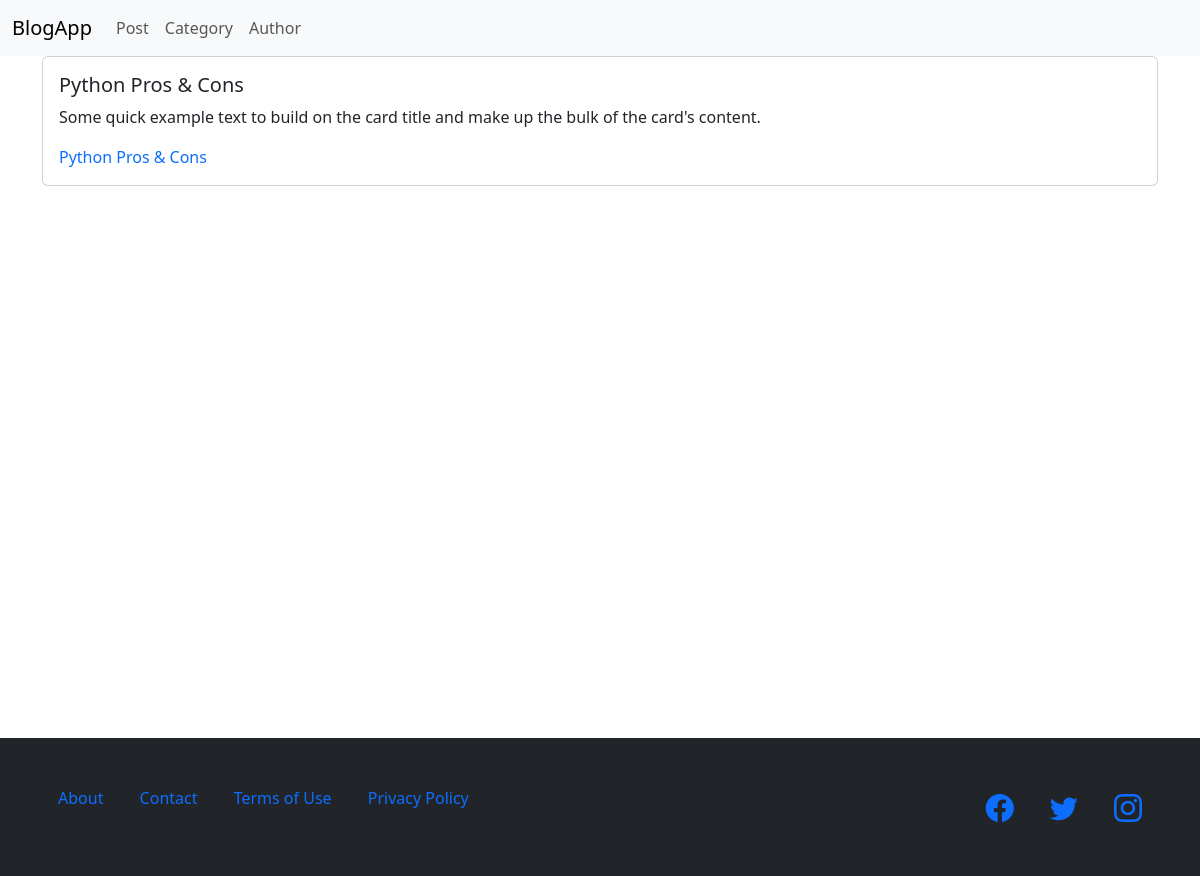
The app's page /posts/, older data.
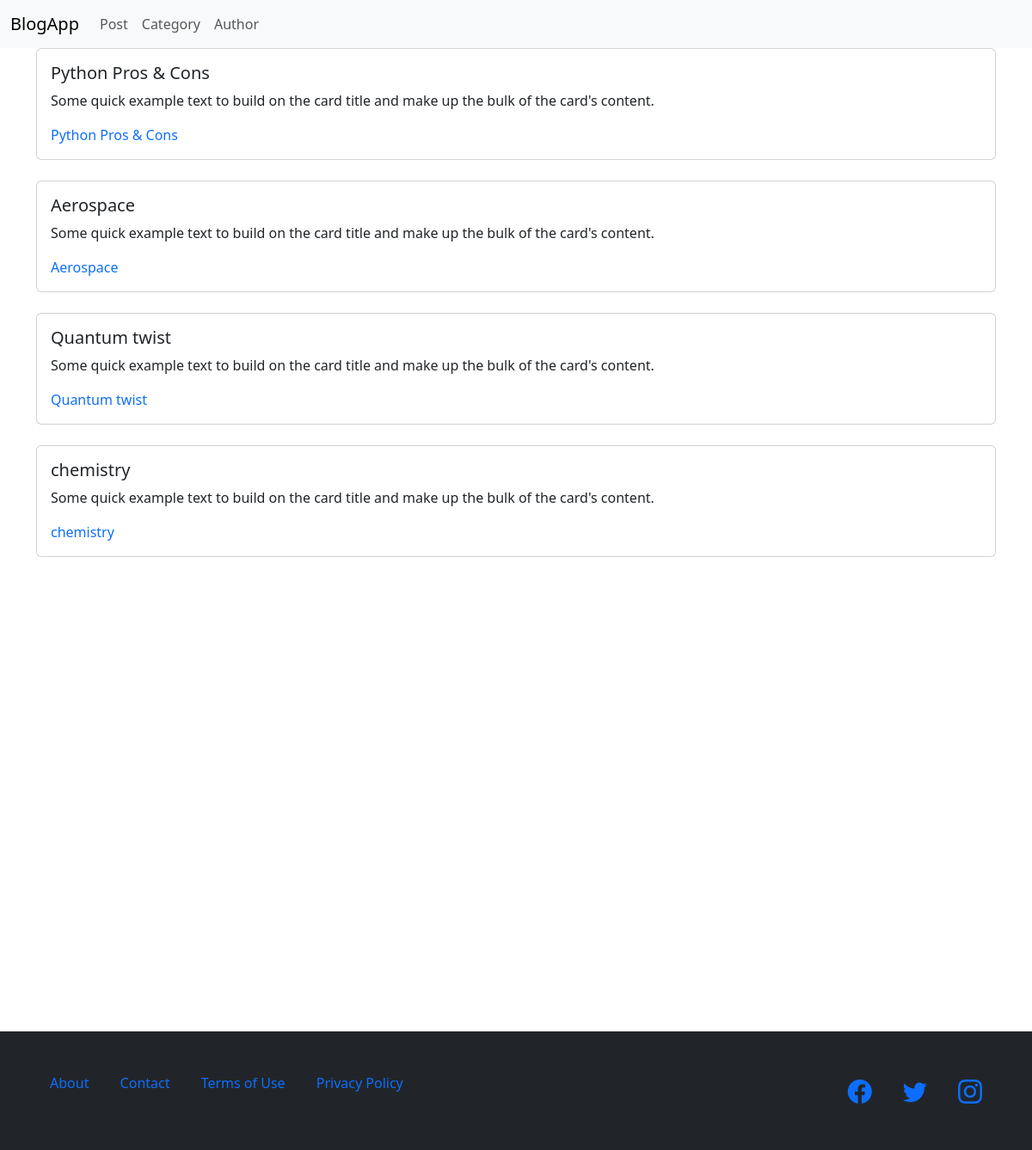
The same page, newer data.
### BlogApp/models.py (models this page shows, shortened)
class Post(models.Model):
    title = models.CharField(max_length=200)
    content = models.TextField()
    author = models.ForeignKey(
        Author,
        on_delete=models.CASCADE
    )
    Category = models.ForeignKey(
        Category,
        on_delete=models.CASCADE
    )
    date = models.DateField(auto_now_add=True)

### BlogApp/views.py (the view)
# urls.py: path('posts/', views.post_list, name = 'posts'),
def post_list(request):
    posts = Post.objects.all()
    return render(request, 'post_list.html', {'all':posts})

### template/post_list.html (shortened to what this page needs)
{% extends 'base.html'%}
{% block content %}
{% for post in all %}
<div class="container">
    <div class="col-12">
        <div class="card">
            <div class="card-body">
                <h5 class="card-title">{{post.title}}</h5>
                <p class="card-text">Some quick example text to build on the card title and make up the bulk of the
                    card's
                    content.</p>
                <a href='{{ post.id }}' style="text-decoration:none" style="text-decoration:none">{{ post.title }}</a>
            </div>
        </div>
    </div>
</div>
<br>
{% endfor %}
{% endblock %}

Row changes from the older to the newer data that the page shows:
added Post: title "Aerospace"
added Post: title "Quantum twist"
added Post: title "chemistry"
